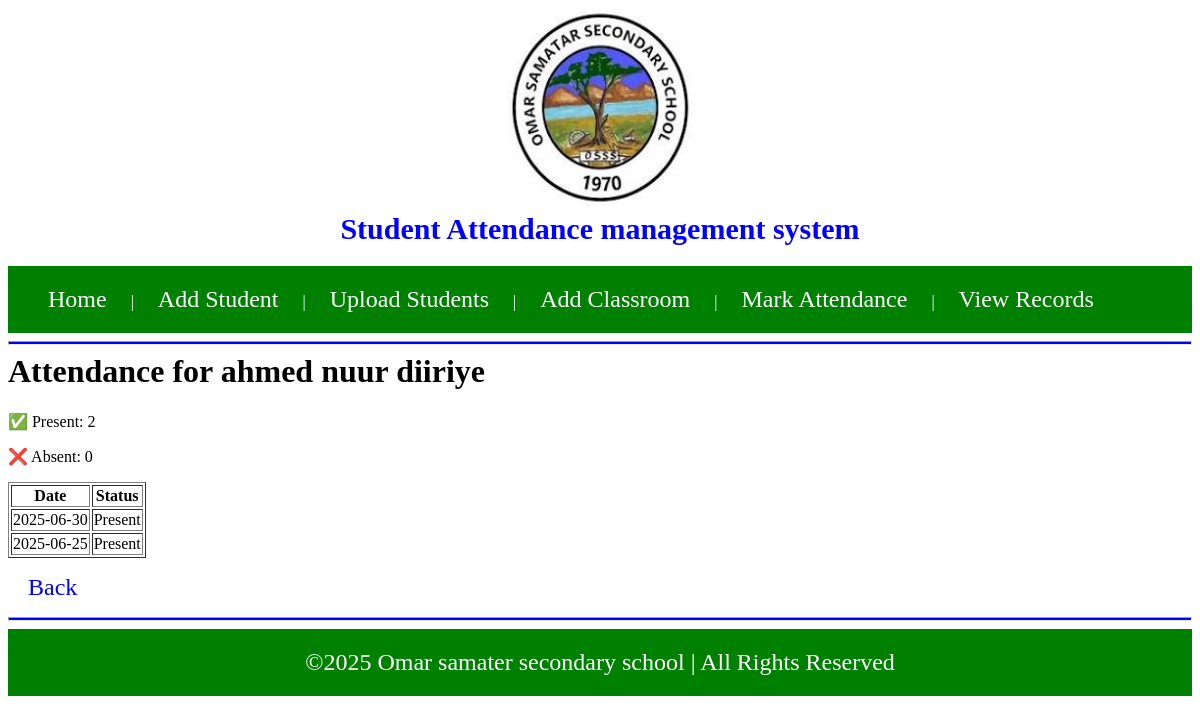
Screenshot of /student/1 with the database file from the repository.
### app.py (models this page shows)
class Student(db.Model):
    id = db.Column(db.Integer, primary_key=True)
    name = db.Column(db.String(100), nullable=False)
    classroom_id = db.Column(db.Integer, db.ForeignKey('classroom.id'), nullable=False)
    attendances = db.relationship('Attendance', backref='student', lazy=True)

class Attendance(db.Model):
    id = db.Column(db.Integer, primary_key=True)
    student_id = db.Column(db.Integer, db.ForeignKey('student.id'))
    date = db.Column(db.Date, default=date.today)
    status = db.Column(db.String(10))

### app.py (the view)
@app.route('/student/<int:student_id>')
def student_records(student_id):
    student = Student.query.get_or_404(student_id)
    records = Attendance.query.filter_by(student_id=student.id).order_by(Attendance.date.desc()).all()
    present_count = Attendance.query.filter_by(student_id=student.id, status="Present").count()
    absent_count = Attendance.query.filter_by(student_id=student.id, status="Absent").count()
    return render_template('student_records.html', student=student, records=records, present_count=present_count, absent_count=absent_count)

### app.py (called while the page is built)
@app.before_request
def create_tables():
    db.create_all()

### templates/student_records.html
{% extends 'base.html' %}
{% block content %}
<h1>Attendance for {{ student.name }}</h1>
<p>✅ Present: {{ present_count }}</p>
<p>❌ Absent: {{ absent_count }}</p>
<table border="1">
    <tr><th>Date</th><th>Status</th></tr>
    {% for record in records %}
    <tr><td>{{ record.date }}</td><td>{{ record.status }}</td></tr>
    {% else %}
    <tr><td colspan="2">No attendance records.</td></tr>
    {% endfor %}
</table>
<p><a href="/">Back</a></p>
{% endblock %}

### static/style.css (style rules this page uses)
a { text-decoration: none; color: white; font-size: 1.5rem; padding: 20px; }
h1 { margin-top: 0px; }
p a { color: blue; }

### rows the page displays
Student: name "ahmed nuur diiriye"
Attendance: date "2025-06-30", status "Present"
Attendance: date "2025-06-25", status "Present"

### other values shown
{{ present_count }} "2"
{{ absent_count }} "0"
